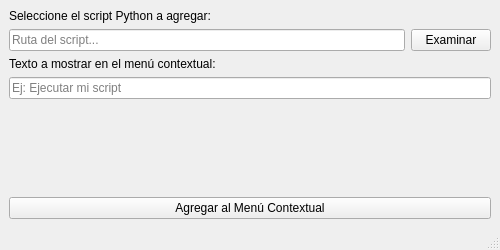
<?xml version="1.0" encoding="UTF-8"?>
<ui version="4.0">
 <class>MainWindow</class>
 <widget class="QMainWindow" name="MainWindow">
  <property name="geometry">
   <rect>
    <x>0</x>
    <y>0</y>
    <width>500</width>
    <height>250</height>
   </rect>
  </property>
  <property name="windowTitle">
   <string>Agregar al Menú Contextual</string>
  </property>
  <widget class="QWidget" name="centralwidget">
   <layout class="QVBoxLayout" name="verticalLayout">
    <item>
     <widget class="QLabel" name="label">
      <property name="text">
       <string>Seleccione el script Python a agregar:</string>
      </property>
     </widget>
    </item>
    <item>
     <layout class="QHBoxLayout" name="horizontalLayout">
      <item>
       <widget class="QLineEdit" name="txtRuta">
        <property name="readOnly">
         <bool>true</bool>
        </property>
        <property name="placeholderText">
         <string>Ruta del script...</string>
        </property>
       </widget>
      </item>
      <item>
       <widget class="QPushButton" name="btnExaminar">
        <property name="text">
         <string>Examinar</string>
        </property>
       </widget>
      </item>
     </layout>
    </item>
    <item>
     <widget class="QLabel" name="label_2">
      <property name="text">
       <string>Texto a mostrar en el menú contextual:</string>
      </property>
     </widget>
    </item>
    <item>
     <widget class="QLineEdit" name="txtMenuText">
      <property name="placeholderText">
       <string>Ej: Ejecutar mi script</string>
      </property>
     </widget>
    </item>
    <item>
     <spacer name="verticalSpacer">
      <property name="orientation">
       <enum>Qt::Vertical</enum>
      </property>
      <property name="sizeHint" stdset="0">
       <size>
        <width>20</width>
        <height>40</height>
       </size>
      </property>
     </spacer>
    </item>
    <item>
     <widget class="QPushButton" name="btnAgregar">
      <property name="text">
       <string>Agregar al Menú Contextual</string>
      </property>
     </widget>
    </item>
   </layout>
  </widget>
  <widget class="QStatusBar" name="statusbar"/>
 </widget>
 <resources/>
 <connections/>
</ui>
